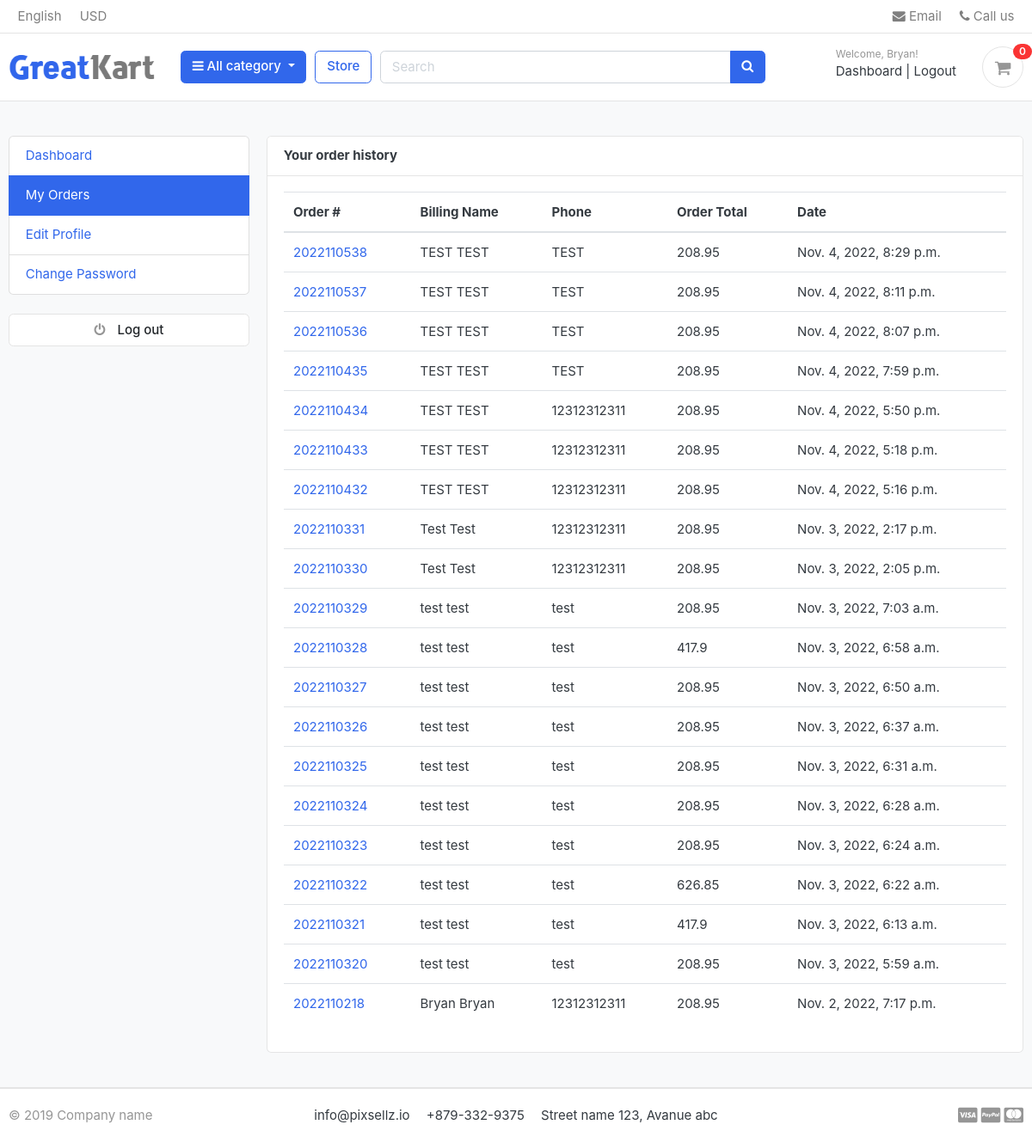
/accounts/my_orders/ (signed in), run on an earlier commit of the app's database.
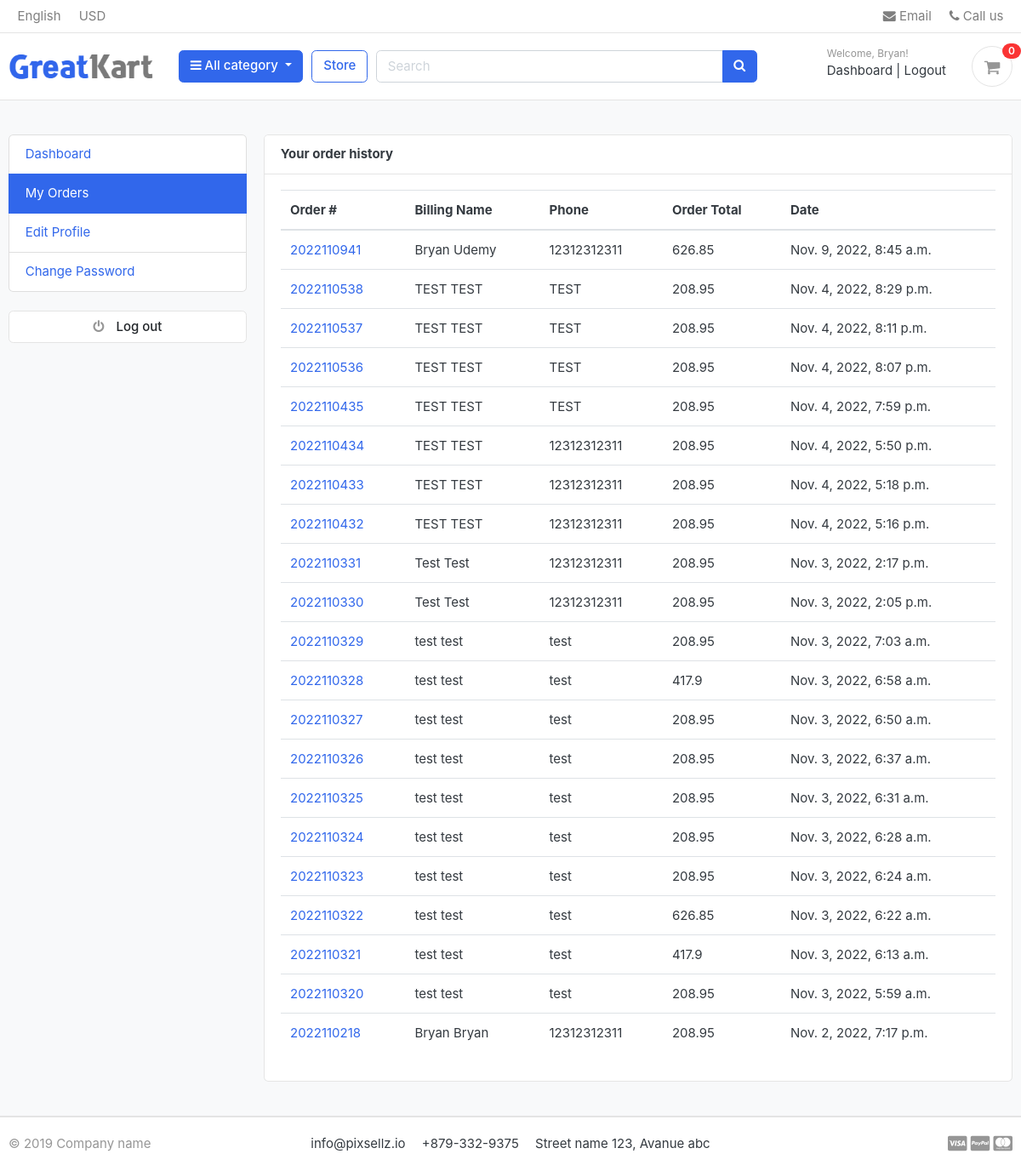
And on a later commit of the database.
### orders/models.py (models this page shows, shortened)
class Order(models.Model):
    STATUS = (
        ('New', 'New'),
        ('Accepted', 'Accepted'),
        ('Completed', 'Completed'),
        ('Cancelled', 'Cancelled'),
    )
    user = models.ForeignKey(Account, on_delete=models.SET_NULL, null=True)
    payment = models.ForeignKey(Payment, on_delete=models.SET_NULL, blank=True, null=True)
    order_number = models.CharField(max_length=20)
    first_name = models.CharField(max_length=50)
    last_name = models.CharField(max_length=50)
    phone = models.CharField(max_length=15)
    email = models.EmailField(max_length=50)
    address_line_1 = models.CharField(max_length=50)
    address_line_2 = models.CharField(max_length=50, blank=True)
    country = models.CharField(max_length=50)
    state = models.CharField(max_length=50)
    city = models.CharField(max_length=50)
    order_note = models.CharField(max_length=100, blank=True)
    order_total = models.FloatField()
    tax = models.FloatField(null=True)
    status = models.CharField(max_length=10, choices=STATUS, default='New')
    ip = models.CharField(max_length=20, blank=True)
    is_ordered = models.BooleanField(default=False)
    created_at = models.DateTimeField(auto_now_add=True)
    updated_at = models.DateTimeField(auto_now=True)
    def full_name(self):
        return f'{self.first_name} {self.last_name}'

### accounts/views.py (the view)
# urls.py: path('my_orders/', views.my_orders, name='my_orders'),
@login_required(login_url='login')
def my_orders(request):
    orders = Order.objects.filter(user=request.user, is_ordered=True).order_by('-created_at')
    context = {
        'orders': orders,
    }
    return render(request, 'accounts/my_orders.html', context)

### carts/context_processors.py (called while the page is built)
def counter(request):
    cart_count = 0
    if 'admin' in request.path:
        return {}
    else:
        try:
            cart = Cart.objects.filter(cart_id=_cart_id(request))
            if request.user.is_authenticated:
                cart_items = CartItem.objects.all().filter(user=request.user)
            else:
                cart_items = CartItem.objects.all().filter(cart=cart[:1])
            for cart_item in cart_items:
                cart_count += cart_item.quantity
        except Cart.DoesNotExist:
            cart_count = 0
    return dict(cart_count=cart_count)

### carts/views.py (called while the page is built)
def _cart_id(request):
    cart = request.session.session_key
    if not cart:
        cart = request.session.create()
    return cart

### category/context_processors.py (called while the page is built)
def menu_links(request):
    links = Category.objects.all()
    return dict(links=links)

### category/models.py (called while the page is built)
    def get_url(self):
        return reverse('products_by_category', args=[self.slug])

### templates/accounts/my_orders.html (shortened to what this page needs)
{% extends "base.html" %}
{% load static %}
{% block content %}
<section class="section-conten padding-y bg">
    <div class="container">
        <div class="row">
            {% include "includes/dashboard_sidebar.html" %}
            <main class="col-md-9">
                <article class="card">
                    <header class="card-header">
                        <strong class="d-inline-block mr-3">Your order history</strong>
                    </header>
                    <div class="card-body">
                        <div class="row">
                            <div class="col-md-12">
                                <table class="table table-hover">
                                    <thead>
                                    <tr>
                                        <th scope="col">Order #</th>
                                        <th scope="col">Billing Name</th>
                                        <th scope="col">Phone</th>
                                        <th scope="col">Order Total</th>
                                        <th scope="col">Date</th>
                                    </tr>
                                    </thead>
                                    <tbody>
                                    {% for order in orders %}
                                    <tr>
                                        <td><a href="{% url 'order_detail' order_id=order.order_number %}">{{ order.order_number}}</a></td>
                                        <td>{{ order.full_name }}</td>
                                        <td>{{ order.phone}}</td>
                                        <td>{{ order.order_total }}</td>
                                        <td>{{ order.created_at}}</td>
                                    </tr>
                                    {% endfor %}
                                    </tbody>
                                </table>
                            </div>
                        </div>
                    </div>
                </article>
            </main>
        </div>
    </div>
</section>
{% endblock content %}

What changed in the data, as far as the page shows it:
added Order: order_number "2022110941", full_name "Bryan Udemy", phone "12312312311", order_total "626.85", created_at "Nov. 9, 2022, 8:45 a.m."
